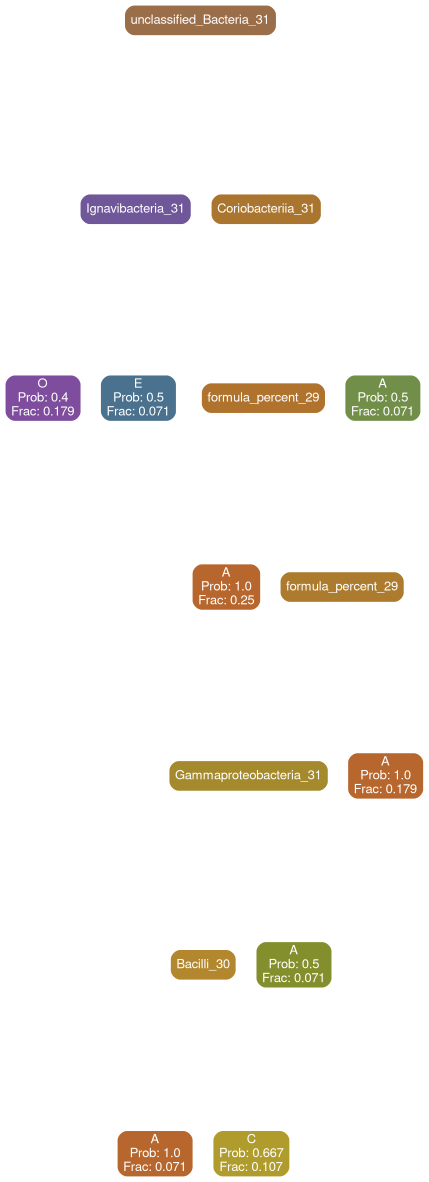
#> input picture trees_feeding_combined/Actinobacteria_31.png, 1286 x 3546 px (shown at 1/3 size); its folder holds 4 pictures in this run
$ python getmontage.py
#> lines starting #> are read from the running program, lines starting #| are printed output that depends on the picture
import os
from PIL import Image

def load_images_from_folder(folder):
    """Load all images from the specified folder."""
#> called with folder = '../trees_feeding_combined'
    images = []
    for filename in os.listdir(folder):
        if filename.endswith(".png"):
            img = Image.open(os.path.join(folder, filename))
#> img is the input picture: PIL image 1286x3546 RGBA; mean R, G, B, A 29.1, 25.9, 21.6, 37.4
            if img is not None:
                images.append(img)
    return images

def create_montage(images, rows=4, background_color=(0, 0, 0)):
    """Create a montage image with a specified number of rows and background color."""
#> called with rows = 4, background_color = (0, 0, 0)
    if not images:
        raise ValueError("No images to create a montage.")
    if rows <= 0:
        raise ValueError("Number of rows must be positive.")

    # Determine the total width for all images
    total_width = sum(img.width for img in images)
    max_row_width = total_width // rows

    # Create an initial large montage image
    montage_height = sum(sorted([img.height for img in images], reverse=True)[:rows])
    montage_image = Image.new('RGB', (max_row_width, montage_height), background_color)
#> montage_image: PIL image 979x6834 RGB; every value is 0

    y_offset = 0
    for _ in range(rows):
        x_offset = 0
        max_height = 0

        for img in images[:]:
            if x_offset + img.width <= max_row_width:
                montage_image.paste(img, (x_offset, y_offset))
                x_offset += img.width
                max_height = max(max_height, img.height)
                images.remove(img)

        y_offset += max_height
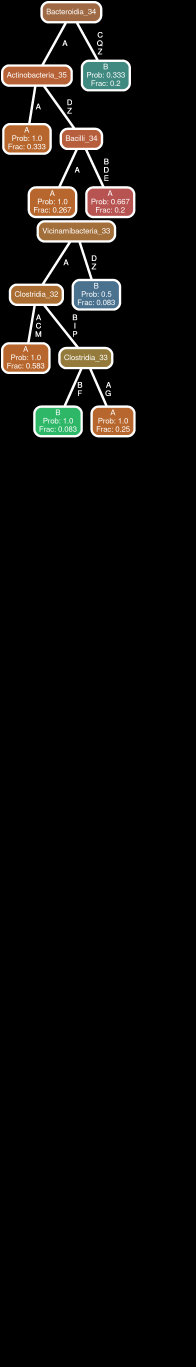
#> montage_image: PIL image 979x6834 RGB (shown at 1/5 size); mean R, G, B 15, 13.1, 11

    # Crop the montage to remove unused space
    montage_image = montage_image.crop((0, 0, max_row_width, y_offset))
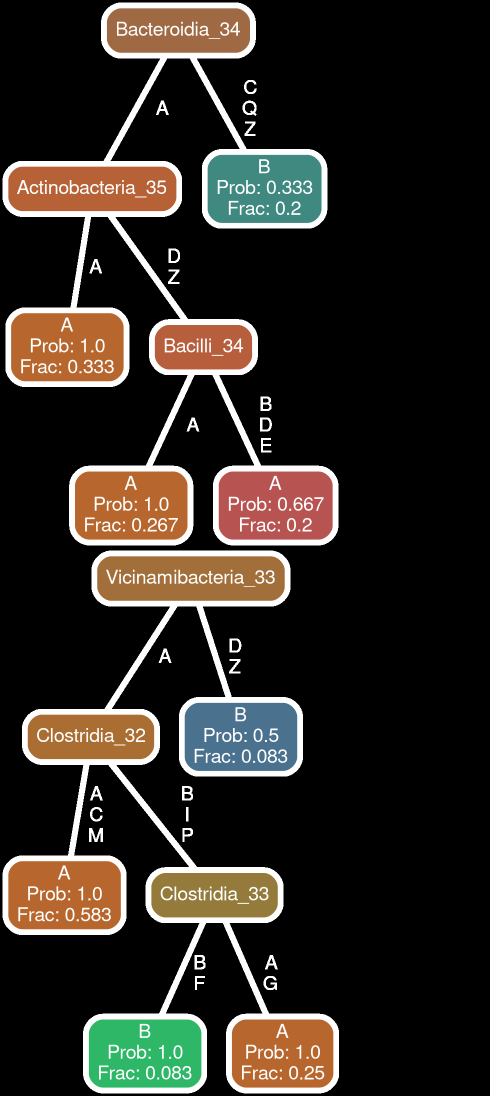
#> montage_image: PIL image 979x2192 RGB (shown at 1/2 size); mean R, G, B 46.8, 41, 34.3
    return montage_image

def main():
    folder = '../trees_feeding_combined'  # Replace with the path to your directory
    images = load_images_from_folder(folder)
    montage = create_montage(images, rows=4, background_color=(0, 0, 0))  # 4 rows, black background
    montage.save('montage_f.png')  # Save the montage

if __name__ == "__main__":
    main()
